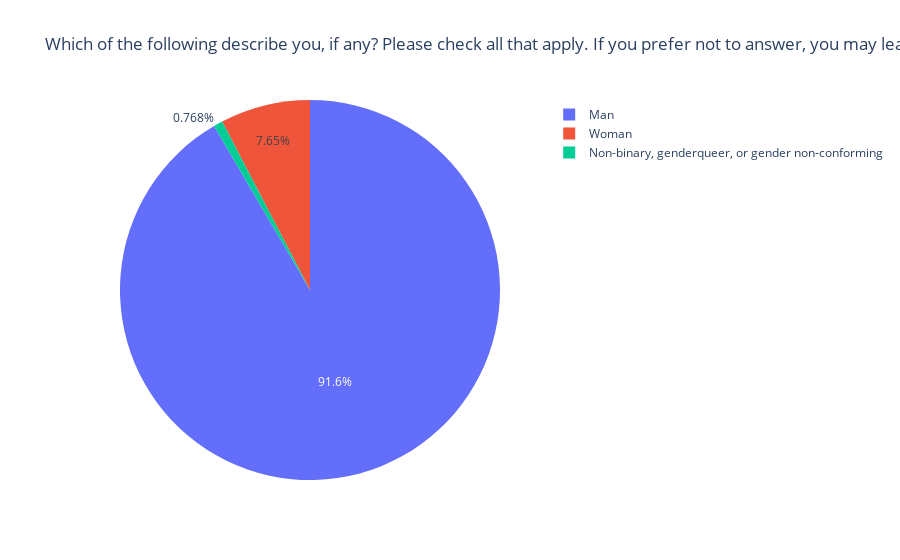

Notebook code for this chart:
### Code cell
fig  = px.pie(data_frame=gender_counts, values = gender_counts, names=gender_counts.index, title=schema_df.Gender)
fig.show()

### Figure 1 — Plotly figure (JSON) as saved in the notebook; plotly's stock layout.template omitted (floating-point values rounded to 4 significant figures)
{"data": [{"domain": {"x": [0, 1], "y": [0, 1]}, "hovertemplate": "Gender=%{label}<br>value=%{value}<extra></extra>", "labels": ["Man", "Woman", "Non-binary, genderqueer, or gender non-conforming"], "legendgroup": "", "name": "", "showlegend": true, "type": "pie", "values": [45895, 3835, 385]}], "layout": {"legend": {"tracegroupgap": 0}, "title": {"text": "Which of the following describe you, if any? Please check all that apply. If you prefer not to answer, you may leave this question blank."}}}
